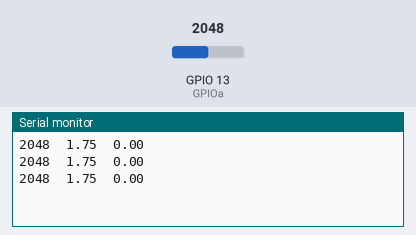
Recording of a sketch running on a simulated ESP32. Shown: the last lines printed to the serial monitor. Inputs (shaded band) come from the test bench; at power-on: GPIO 13 (GPIOa) = 2048.

Above: at 1.3 s.
1.4 s: GPIO 13 (GPIOa) set to 2866
At 1.9 s:
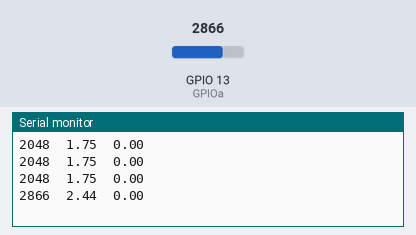
2.9 s: GPIO 13 (GPIOa) set to 3603
At 3.4 s:
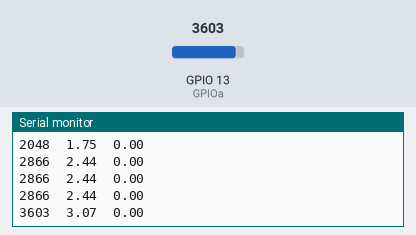
Timing chart, 0 to 5.9 s (numbered marks = the images above; inputs shaded):
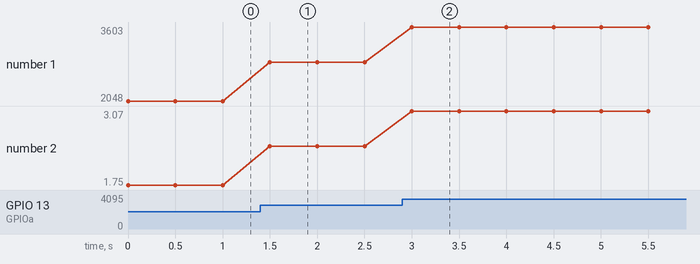

Measured:
- after the input at 1.4 s, the serial monitor: prints a new line after 0.10 s (image 1)
- after the input at 2.9 s, the serial monitor: prints a new line after 0.10 s (image 2)
- plotted number 1: 2048 → 2866 after the input at 1.4 s, 2866 → 3603 after the input at 2.9 s
- plotted number 2: 1.75 → 2.44 after the input at 1.4 s, 2.44 → 3.07 after the input at 2.9 s

The sketch:

Measure_Voltage_ADC.ino
```cpp
#include "esp_adc_cal.h"

const int GPIOa =  13;

const float alpha = 0.95; // Low Pass Filter alpha (0 - 1 )
const float aRef = 4.95; // analog reference
float filteredVal = 2047.0; // midway starting point

float R1 = 974.0;
float R2 = 2190.0;

int sensorVal = 0;
float voltage = 0.0;

float psiVal;
int angleVal;


void setup() {
  // put your setup code here, to run once:
  Serial.begin(9600);


}

void loop() {


  sensorVal = analogRead(GPIOa);
  //voltage = readADC_Cal(sensorVal);
  //Serial.println(voltage/1000.0); // Print Voltage (in V)
  voltage = readADC_Cal(sensorVal) * (3.0/4095) * ((R1+R2)/R2);  // x=(y-b)/m


  Serial.print(sensorVal);  // prints a label
  Serial.print("\t");
  Serial.print(voltage);  // prints a label
  Serial.print("\t");
  Serial.print(voltage/1000.0);  // prints a label
  // Serial.print("\t");
  // Serial.print(psiVal);  // prints a label
  // Serial.print("\t");
  // Serial.print(angleVal);  // prints a label
  Serial.println();

  delay(500);


}

uint32_t readADC_Cal(int ADC_Raw)
{
  esp_adc_cal_characteristics_t adc_chars;

  esp_adc_cal_characterize(ADC_UNIT_1, ADC_ATTEN_DB_11, ADC_WIDTH_BIT_12, 1100, &adc_chars);
  return(esp_adc_cal_raw_to_voltage(ADC_Raw, &adc_chars));
}
```
